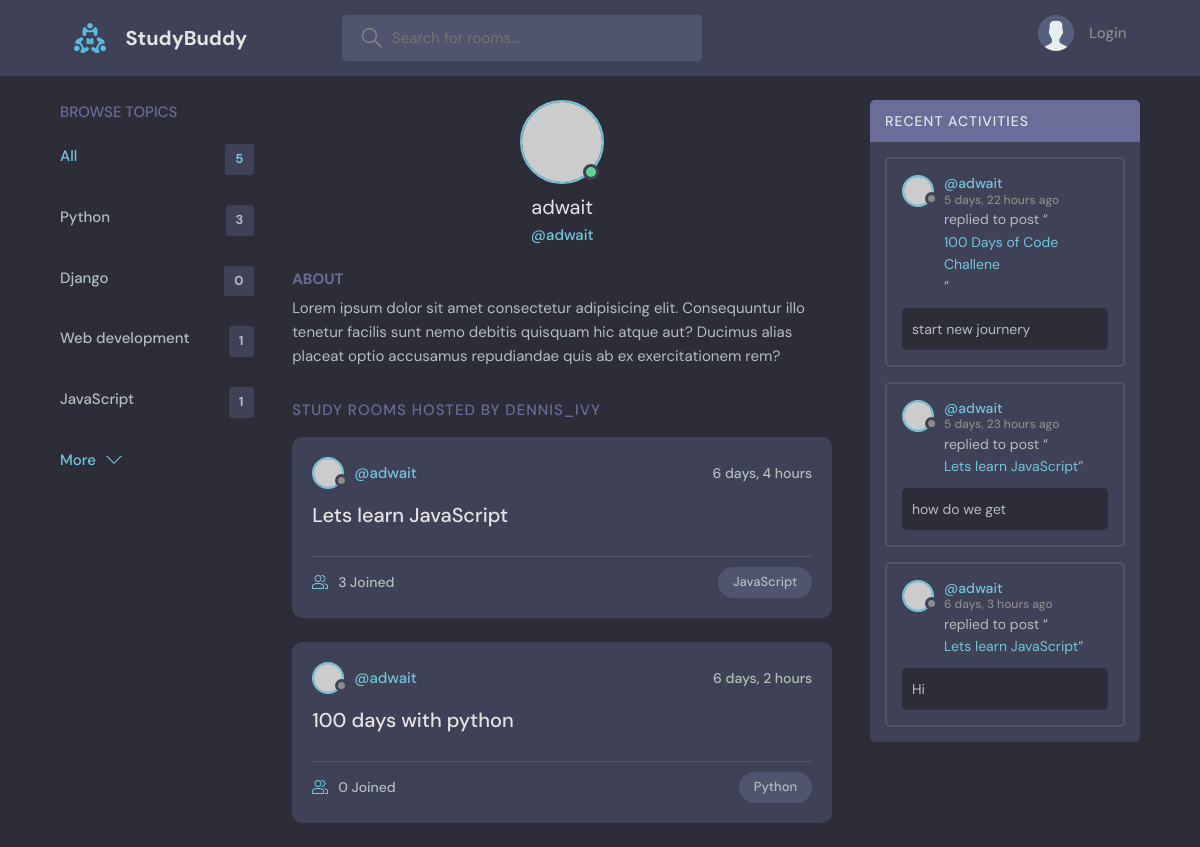
Page /base/profile/1 on the earlier database version.
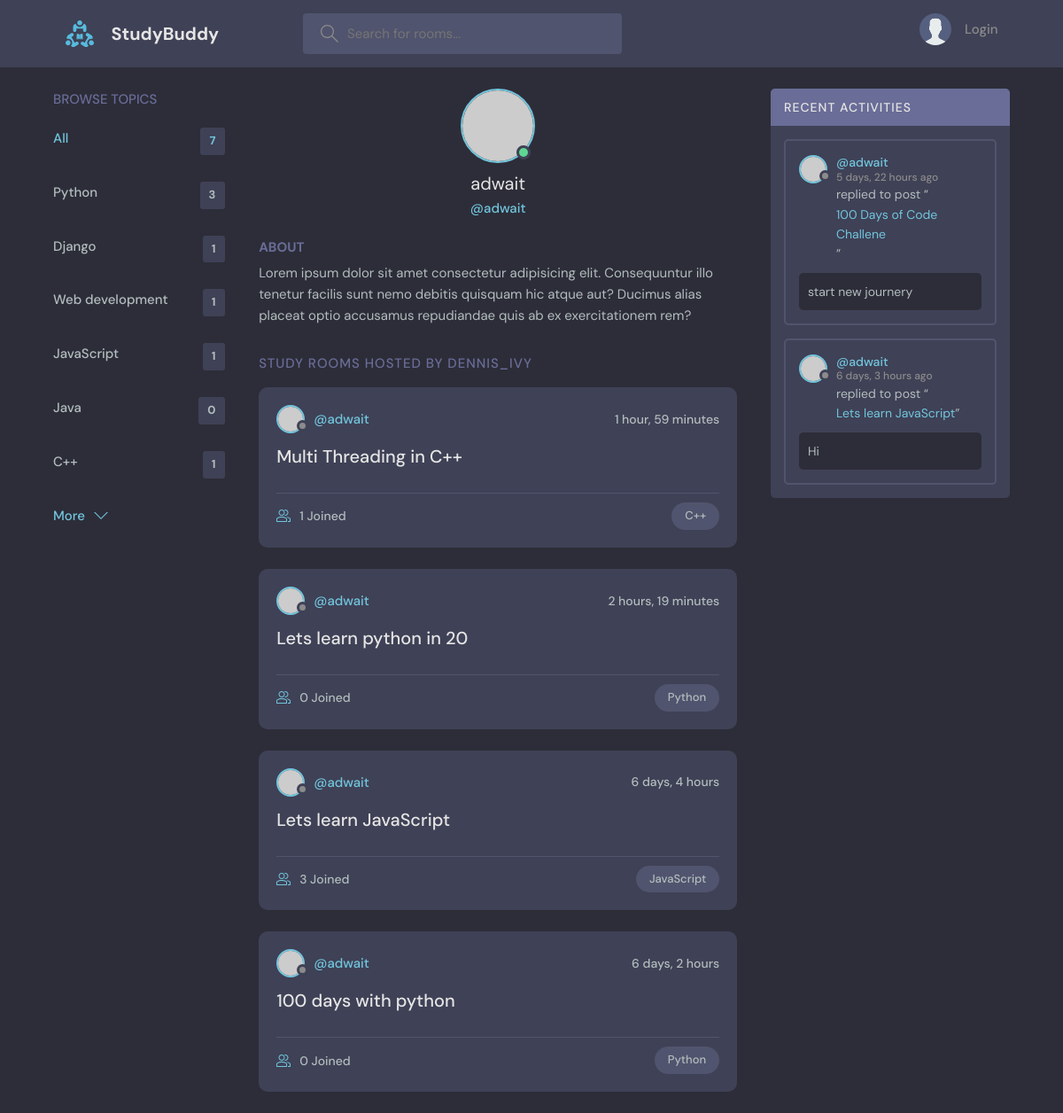
Same page on the later database version.
### base/models.py (models this page shows)
class Topic (models.Model):
    name = models.CharField(max_length = 200)
    def __str__(self):
        return self.name

class Room(models.Model):
    host = models.ForeignKey(User, on_delete=models.CASCADE, null =True)
    topic = models.ForeignKey(Topic, on_delete=models.SET_NULL, null =True)
    name = models.CharField(max_length=200)
    description = models.TextField(null=True, blank=True)
    participants = models.ManyToManyField(User, related_name='participants', blank=True)
    updated = models.DateTimeField(auto_now=True)
    created = models.DateTimeField(auto_now_add=True)
    class Meta:
        ordering = ['-updated', '-created']
    def __str__(self) -> str:
        return self.name

class Message(models.Model):
    user = models.ForeignKey(User, on_delete=models.CASCADE)
    room = models.ForeignKey(Room, on_delete=models.CASCADE)
    body = models.TextField()
    updated = models.DateTimeField(auto_now=True)
    created = models.DateTimeField(auto_now_add=True)
    class Meta:
        ordering = ['-updated', '-created']
    def __str__(self):
        return self.body[0:50]

### base/views.py (the view)
# urls.py: path("profile/<str:pk>", views.userProfile, name="base.userProfile"),
def userProfile(request, pk):
    room_count = Room.objects.all().count()
    user = User.objects.get(id=pk)
    rooms = user.room_set.all()
    roomMessages = user.message_set.all()
    topics = []
    all_topics = Topic.objects.all()
    for t in all_topics:
        topics.append({"name" : t, "count": t.room_set.all().count()})
    contex = {'user':user, 'rooms':rooms ,'roomMessages':roomMessages, 'topics':topics,"room_count":room_count}
    return render(request, 'base/profile.html', contex)

### base/templates/base/profile.html (shortened to what this page needs)
{% extends 'main.html' %} {% block content%}
  <main class="profile-page layout layout--3">
    <div class="container">
      {% include 'base/topics_component.html' %}
      <div class="roomList">
        <div class="profile">
          <div class="profile__avatar">
            <div class="avatar avatar--large active">
              <img src="https://randomuser.me/api/portraits/men/11.jpg" />
            </div>
          </div>
          <div class="profile__info">
            <h3>{{user.username}}</h3>
            <p>@{{user.username}}</p>
          </div>
          <div class="profile__about">
            <h3>About</h3>
            <p>
              Lorem ipsum dolor sit amet consectetur adipisicing elit. Consequuntur illo tenetur
              facilis sunt nemo debitis quisquam hic atque aut? Ducimus alias placeat optio
              accusamus repudiandae quis ab ex exercitationem rem?
            </p>
          </div>
        </div>
        <div class="roomList__header">
          <div>
            <h2>Study Rooms Hosted by dennis_ivy</a>
            </h2>
          </div>
        </div>
        {% include 'base/feed_component.html'%}
      </div>
      {% include 'base/activity_component.html' %}
    </div>
  </main>
{%endblock content %}

### templates/main.html (shortened to what this page needs)
<!DOCTYPE html>
{% load static%}
<html lang="en">
  <head>
    <link rel="stylesheet" href="{% static 'styles/style.css' %}" />
  </head>
  <body>
    {% include 'navbar.html' %}  {% block content %} {% endblock %}
  </body>
</html>

### templates/navbar.html (shortened to what this page needs)
{% load static %}
<header class="header header--loggedIn">
  <div class="container">
    <a href="{% url 'base.home'%}" class="header__logo">
      <img src="{% static 'images/logo.svg' %}" />
      <h1>StudyBuddy</h1>
    </a>
    <form class="header__search" method="GET" action="{% url 'base.home'%}">
      <label>
        <input name="q" placeholder="Search for rooms..." />
      </label>
    </form>
    <nav class="header__menu">
      {% if request.user.is_authenticated %}
      <div class="header__user">
        <a href="{% url 'base.updateUser' %}">
          <div class="avatar avatar--medium active">
            <img src="https://randomuser.me/api/portraits/men/37.jpg" />
          </div>
          <p>
            {{request.user.username}} <span>@{{request.user.username}}</span>
          </p>
        </a>
        <button class="dropdown-button">
          <svg
            version="1.1"
            xmlns="http://www.w3.org/2000/svg"
            width="32"
            height="32"
            viewBox="0 0 32 32"
          >
            <title>chevron-down</title>
            <path d="M16 21l-13-13h-3l16 16 16-16h-3l-13 13z"></path>
          </svg>
        </button>
      </div>
      {% else %}
      <a href="{% url 'base.login'%}">
        <img src="{% static 'images/avatar.svg' %}" />
        <p>Login</p>
      </a>
      {% endif %}
    </nav>
  </div>
</header>

### base/templates/base/topics_component.html
<div class="topics">
  <div class="topics__header">
    <h2>Browse Topics</h2>
  </div>
  <ul class="topics__list">
    <li>
      <a href="{% url 'base.home'%}" class="active"
        >All <span>{{room_count}}</span></a
      >
    </li>
    {% for topic in topics%}
    <li>
      <a href="{%url 'base.home'%}?q={{topic.name}}"
        >{{topic.name}} <span>{{topic.count}}</span></a
      >
    </li>
    {%endfor %}
  </ul>
  <a class="btn btn--link" href="topics.html">
    More
    <svg
      version="1.1"
      xmlns="http://www.w3.org/2000/svg"
      width="32"
      height="32"
      viewBox="0 0 32 32"
    >
      <title>chevron-down</title>
      <path d="M16 21l-13-13h-3l16 16 16-16h-3l-13 13z"></path>
    </svg>
  </a>
</div>

### base/templates/base/feed_component.html (shortened to what this page needs)
{% for room in rooms %}
<div class="roomListRoom">
  <div class="roomListRoom__header">
    <a
      href="{% url 'base.userProfile'  room.host.id %}"
      class="roomListRoom__author"
    >
      <div class="avatar avatar--small">
        <img src="https://randomuser.me/api/portraits/women/11.jpg" />
      </div>
      <span>@{{room.host.username}}</span>
    </a>
    <div class="roomListRoom__actions">
      <span>{{room.created|timesince}}</span>
    </div>
  </div>
  <div class="roomListRoom__content">
    <a href="{% url 'base.room' room.id %}">{{room.name}}</a>
  </div>
  <div class="roomListRoom__meta">
    <a href="{% url 'base.room' room.id %}" class="roomListRoom__joined">
      {{room.participants.all.count}} Joined
    </a>
    <p class="roomListRoom__topic">{{room.topic.name}}</p>
  </div>
</div>
{% endfor %}

### base/templates/base/activity_component.html (shortened to what this page needs)
<div class="activities">
  <div class="activities__header">
    <h2>Recent Activities</h2>
  </div>
  {%for message in roomMessages%}
  <div class="activities__box">
    <div class="activities__boxHeader roomListRoom__header">
      <a
        href="{% url 'base.userProfile' message.user.id %}"
        class="roomListRoom__author"
      >
        <div class="avatar avatar--small">
          <img src="https://randomuser.me/api/portraits/women/11.jpg" />
        </div>
        <p>
          @{{message.user}}
          <span>{{message.created|timesince}} ago</span>
        </p>
      </a>
    </div>
    <div class="activities__boxContent">
      <p>
        replied to post “<a href="{% url 'base.room'  message.room.id %}"
          >{{message.room}}</a
        >”
      </p>
      <div class="activities__boxRoomContent">{{message.body}}</div>
    </div>
  </div>
  {%endfor%}
</div>

Differences in the rows shown:
removed Message: user "adwait", created "5 days, 23 hours", room "Lets learn JavaScript", body "how do we get"
computed for Topic "Django": count "0" → "1"
added Topic: name "Java", count "0"
added Topic: name "C++", count "1"
added Room: host.username "adwait", created "1 hour, 59 minutes", name "Multi Threading in C++", participants.all.count "1", topic.name "C++"
added Room: host.username "adwait", created "2 hours, 19 minutes", name "Lets learn python in 20", participants.all.count "0", topic.name "Python"
Other differences:
{{ room_count }}: "5" → "7"
